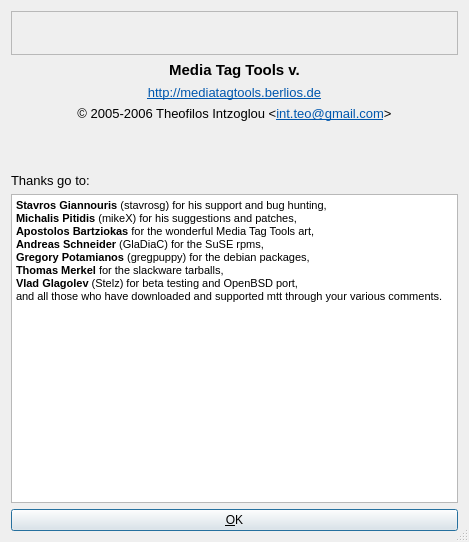
<?xml version="1.0" encoding="UTF-8"?>
<ui version="4.0">
 <class>AboutDialog</class>
 <widget class="QDialog" name="AboutDialog">
  <property name="geometry">
   <rect>
    <x>0</x>
    <y>0</y>
    <width>469</width>
    <height>542</height>
   </rect>
  </property>
  <property name="windowTitle">
   <string>About</string>
  </property>
  <property name="sizeGripEnabled">
   <bool>true</bool>
  </property>
  <layout class="QVBoxLayout" name="verticalLayout">
   <item>
    <widget class="QFrame" name="frame">
     <property name="frameShape">
      <enum>QFrame::StyledPanel</enum>
     </property>
     <property name="frameShadow">
      <enum>QFrame::Raised</enum>
     </property>
     <layout class="QHBoxLayout" name="horizontalLayout">
      <item>
       <spacer name="horizontalSpacer">
        <property name="orientation">
         <enum>Qt::Horizontal</enum>
        </property>
        <property name="sizeHint" stdset="0">
         <size>
          <width>40</width>
          <height>20</height>
         </size>
        </property>
       </spacer>
      </item>
      <item>
       <widget class="QLabel" name="pixmapLabel2">
        <property name="maximumSize">
         <size>
          <width>316</width>
          <height>200</height>
         </size>
        </property>
        <property name="pixmap">
         <pixmap resource="about.qrc">:/images/logo.png</pixmap>
        </property>
        <property name="scaledContents">
         <bool>true</bool>
        </property>
       </widget>
      </item>
      <item>
       <spacer name="horizontalSpacer_2">
        <property name="orientation">
         <enum>Qt::Horizontal</enum>
        </property>
        <property name="sizeHint" stdset="0">
         <size>
          <width>40</width>
          <height>20</height>
         </size>
        </property>
       </spacer>
      </item>
     </layout>
    </widget>
   </item>
   <item>
    <widget class="QLabel" name="ProgNameLabel">
     <property name="sizePolicy">
      <sizepolicy hsizetype="Minimum" vsizetype="Minimum">
       <horstretch>0</horstretch>
       <verstretch>0</verstretch>
      </sizepolicy>
     </property>
     <property name="text">
      <string>&lt;!DOCTYPE HTML PUBLIC &quot;-//W3C//DTD HTML 4.0//EN&quot; &quot;http://www.w3.org/TR/REC-html40/strict.dtd&quot;&gt;
&lt;html&gt;&lt;head&gt;&lt;meta name=&quot;qrichtext&quot; content=&quot;1&quot; /&gt;&lt;style type=&quot;text/css&quot;&gt;
p, li { white-space: pre-wrap; }
&lt;/style&gt;&lt;/head&gt;&lt;body style=&quot; font-family:'DejaVu Sans'; font-size:12pt; font-weight:400; font-style:normal;&quot;&gt;
&lt;p align=&quot;center&quot; style=&quot; margin-top:14px; margin-bottom:12px; margin-left:0px; margin-right:0px; -qt-block-indent:0; text-indent:0px;&quot;&gt;&lt;span style=&quot; font-size:11pt; font-weight:600;&quot;&gt;Media Tag Tools v.&lt;/span&gt;&lt;/p&gt;&lt;/body&gt;&lt;/html&gt;</string>
     </property>
     <property name="alignment">
      <set>Qt::AlignVCenter</set>
     </property>
     <property name="wordWrap">
      <bool>false</bool>
     </property>
    </widget>
   </item>
   <item>
    <widget class="QLabel" name="textLabel1_2">
     <property name="text">
      <string>&lt;!DOCTYPE HTML PUBLIC &quot;-//W3C//DTD HTML 4.0//EN&quot; &quot;http://www.w3.org/TR/REC-html40/strict.dtd&quot;&gt;
&lt;html&gt;&lt;head&gt;&lt;meta name=&quot;qrichtext&quot; content=&quot;1&quot; /&gt;&lt;style type=&quot;text/css&quot;&gt;
p, li { white-space: pre-wrap; }
&lt;/style&gt;&lt;/head&gt;&lt;body style=&quot; font-family:'DejaVu Sans'; font-size:8pt; font-weight:400; font-style:normal;&quot;&gt;
&lt;p align=&quot;center&quot; style=&quot; margin-top:12px; margin-bottom:12px; margin-left:0px; margin-right:0px; -qt-block-indent:0; text-indent:0px;&quot;&gt;&lt;a href=&quot;http://mediatagtools.berlios.de&quot;&gt;&lt;span style=&quot; font-size:10pt; text-decoration: underline; color:#0057ae;&quot;&gt;http://mediatagtools.berlios.de&lt;/span&gt;&lt;/a&gt;&lt;/p&gt;&lt;/body&gt;&lt;/html&gt;</string>
     </property>
     <property name="wordWrap">
      <bool>false</bool>
     </property>
    </widget>
   </item>
   <item>
    <widget class="QLabel" name="textLabel1">
     <property name="text">
      <string>&lt;!DOCTYPE HTML PUBLIC &quot;-//W3C//DTD HTML 4.0//EN&quot; &quot;http://www.w3.org/TR/REC-html40/strict.dtd&quot;&gt;
&lt;html&gt;&lt;head&gt;&lt;meta name=&quot;qrichtext&quot; content=&quot;1&quot; /&gt;&lt;style type=&quot;text/css&quot;&gt;
p, li { white-space: pre-wrap; }
&lt;/style&gt;&lt;/head&gt;&lt;body style=&quot; font-family:'DejaVu Sans'; font-size:8pt; font-weight:400; font-style:normal;&quot;&gt;
&lt;p align=&quot;center&quot; style=&quot; margin-top:12px; margin-bottom:12px; margin-left:0px; margin-right:0px; -qt-block-indent:0; text-indent:0px;&quot;&gt;&lt;span style=&quot; font-size:10pt;&quot;&gt;© 2005-2006 Theofilos Intzoglou &amp;lt;&lt;/span&gt;&lt;a href=&quot;mailto:int.teo@gmail.com&quot;&gt;&lt;span style=&quot; font-size:10pt; text-decoration: underline; color:#0057ae;&quot;&gt;int.teo@gmail.com&lt;/span&gt;&lt;/a&gt;&lt;span style=&quot; font-size:10pt;&quot;&gt;&amp;gt;&lt;/span&gt;&lt;/p&gt;
&lt;p style=&quot; margin-top:0px; margin-bottom:0px; margin-left:0px; margin-right:0px; -qt-block-indent:0; text-indent:0px;&quot;&gt;&lt;span style=&quot; font-size:10pt;&quot;&gt;&lt;br /&gt;&lt;/span&gt;&lt;/p&gt;
&lt;p style=&quot; margin-top:12px; margin-bottom:12px; margin-left:0px; margin-right:0px; -qt-block-indent:0; text-indent:0px;&quot;&gt;&lt;span style=&quot; font-size:10pt;&quot;&gt;Thanks go to:&lt;/span&gt;&lt;/p&gt;&lt;/body&gt;&lt;/html&gt;</string>
     </property>
     <property name="wordWrap">
      <bool>false</bool>
     </property>
    </widget>
   </item>
   <item>
    <widget class="QTextEdit" name="textEdit">
     <property name="html">
      <string>&lt;!DOCTYPE HTML PUBLIC &quot;-//W3C//DTD HTML 4.0//EN&quot; &quot;http://www.w3.org/TR/REC-html40/strict.dtd&quot;&gt;
&lt;html&gt;&lt;head&gt;&lt;meta name=&quot;qrichtext&quot; content=&quot;1&quot; /&gt;&lt;style type=&quot;text/css&quot;&gt;
p, li { white-space: pre-wrap; }
&lt;/style&gt;&lt;/head&gt;&lt;body style=&quot; font-family:'DejaVu Sans'; font-size:8pt; font-weight:400; font-style:normal;&quot;&gt;
&lt;p style=&quot; margin-top:0px; margin-bottom:0px; margin-left:0px; margin-right:0px; -qt-block-indent:0; text-indent:0px;&quot;&gt;&lt;span style=&quot; font-family:'Sans Serif'; font-weight:600;&quot;&gt;Stavros Giannouris&lt;/span&gt;&lt;span style=&quot; font-family:'Sans Serif';&quot;&gt; (stavrosg) for his support and bug hunting,&lt;br /&gt;&lt;/span&gt;&lt;span style=&quot; font-family:'Sans Serif'; font-weight:600;&quot;&gt;Michalis Pitidis&lt;/span&gt;&lt;span style=&quot; font-family:'Sans Serif';&quot;&gt; (mikeX) for his suggestions and patches,&lt;br /&gt;&lt;/span&gt;&lt;span style=&quot; font-family:'Sans Serif'; font-weight:600;&quot;&gt;Apostolos Bartziokas&lt;/span&gt;&lt;span style=&quot; font-family:'Sans Serif';&quot;&gt; for the wonderful Media Tag Tools art,&lt;br /&gt;&lt;/span&gt;&lt;span style=&quot; font-family:'Sans Serif'; font-weight:600;&quot;&gt;Andreas Schneider&lt;/span&gt;&lt;span style=&quot; font-family:'Sans Serif';&quot;&gt; (GlaDiaC) for the SuSE rpms,&lt;br /&gt;&lt;/span&gt;&lt;span style=&quot; font-family:'Sans Serif'; font-weight:600;&quot;&gt;Gregory Potamianos&lt;/span&gt;&lt;span style=&quot; font-family:'Sans Serif';&quot;&gt; (gregpuppy) for the debian packages,&lt;br /&gt;&lt;/span&gt;&lt;span style=&quot; font-family:'Sans Serif'; font-weight:600;&quot;&gt;Thomas Merkel&lt;/span&gt;&lt;span style=&quot; font-family:'Sans Serif';&quot;&gt; for the slackware tarballs,&lt;br /&gt;&lt;/span&gt;&lt;span style=&quot; font-family:'Sans Serif'; font-weight:600;&quot;&gt;Vlad Glagolev&lt;/span&gt;&lt;span style=&quot; font-family:'Sans Serif';&quot;&gt; (Stelz) for beta testing and OpenBSD port,&lt;br /&gt;and all those who have downloaded and supported mtt through your various comments.&lt;/span&gt;&lt;/p&gt;&lt;/body&gt;&lt;/html&gt;</string>
     </property>
    </widget>
   </item>
   <item>
    <widget class="QPushButton" name="buttonOk">
     <property name="text">
      <string>&amp;OK</string>
     </property>
     <property name="shortcut">
      <string/>
     </property>
     <property name="autoDefault">
      <bool>true</bool>
     </property>
     <property name="default">
      <bool>true</bool>
     </property>
    </widget>
   </item>
  </layout>
 </widget>
 <layoutdefault spacing="6" margin="11"/>
 <resources>
  <include location="about.qrc"/>
 </resources>
 <connections>
  <connection>
   <sender>buttonOk</sender>
   <signal>clicked()</signal>
   <receiver>AboutDialog</receiver>
   <slot>accept()</slot>
   <hints>
    <hint type="sourcelabel">
     <x>20</x>
     <y>20</y>
    </hint>
    <hint type="destinationlabel">
     <x>20</x>
     <y>20</y>
    </hint>
   </hints>
  </connection>
 </connections>
</ui>
